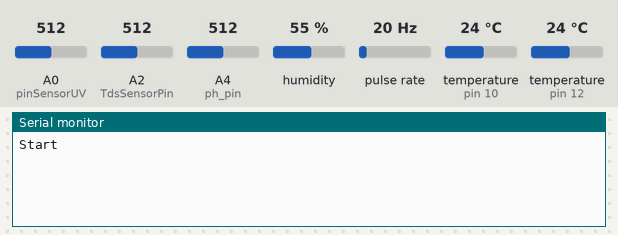
The sketch below on a simulated Arduino Uno, built with avr-gcc and run on an emulated ATmega328P. Shown: the last lines printed to the serial monitor. Wiring (inferred from the names in the program): pulse sensor: data pin 2. Inputs (shaded band) come from the test bench; at power-on: humidity 55 %, pulse rate 20 Hz, temperature (sensors on pin 12, pin 10) 24 °C, A0 (pinSensorUV) = 512, A2 (TdsSensorPin) = 512, A4 (ph_pin) = 512.

Above: at 1.2 s.
1.3 s: humidity set to 22 %
At 3.1 s:
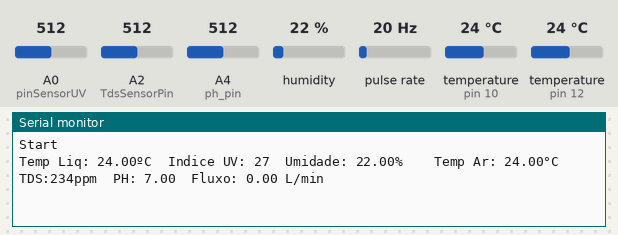
6.0 s: pulse rate (sensor on pin 2) set to 4 Hz
At 6.9 s:
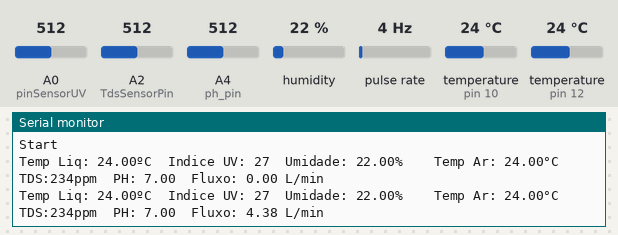
7.5 s: temperature (sensor on pin 12) set to 12 °C
At 7.5 s:
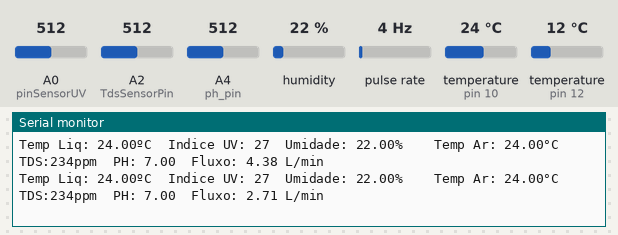
9.0 s: A0 (pinSensorUV) set to 716
At 10.4 s:
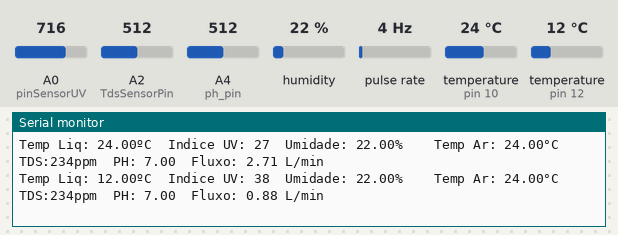
10.5 s: A2 (TdsSensorPin) set to 716
12.0 s: A4 (ph_pin) set to 716
At 14.2 s:
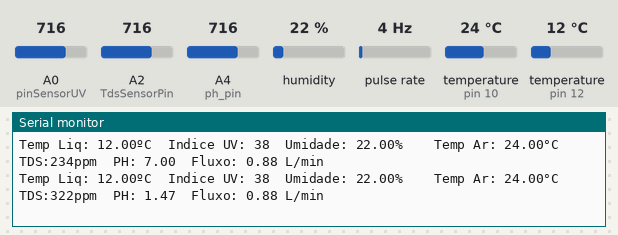

The sketch:

todossensores.ino
```cpp
//Bibliotecas
#include <OneWire.h>
#include <DallasTemperature.h>
#include "DHT.h"
#include <EEPROM.h>
#include "GravityTDS.h"

//Declaracoes do termometro----------------------------
const int PINO_ONEWIRE = 12; // Define pino do sensor
OneWire oneWire(PINO_ONEWIRE); // Cria um objeto OneWire
DallasTemperature sensor(&oneWire); // Informa a referencia da biblioteca dallas temperature para Biblioteca onewire
DeviceAddress endereco_temp; // Cria um endereco temporario da leitura do sensor
//-----------------------------------------------------

//Declaracoes do indice UV----------------------------
int leituraUV=0; // VARIÁVEL PARA ARMAZENAR A LEITURA DA PORTA ANALÓGICA
byte indiceUV=0; // VARIÁVEL PARA ARMAZENAR A CONVERSÃO PARA INDICE UV
#define pinSensorUV    A0
//-----------------------------------------------------

//Declaracoes do sensor de umidade---------------------
#define DHTPIN 10     // Digital pin connected to the DHT sensor
#define DHTTYPE DHT22   // DHT 22  (AM2302), AM2321
DHT dht(DHTPIN, DHTTYPE);
//-----------------------------------------------------

//Declaracoes do sensor TDS----------------------------
#define TdsSensorPin A2
GravityTDS gravityTds;
float temperature = 25;
float tdsValue = 0;
//-----------------------------------------------------

//Declaracoes do sensor de PH----------------------------
//Para calibrar o sensor de pH é necessario seguir os seguintes passos
//1º - Medir voltagem do sensor no vinagre (pH 3) e no alvejante(pH 13)
//2º - Tirar a equação da reta em https://pt.symbolab.com/solver/line-equation-calculator
//3º - Altera os valores de valor_calibracao e multi de acordo com a equação
//Caso não tenha os materiais, é possivel calibrar utilizando outros elementos, cujo saiba o pH
//Se for possível calibrar o potenciometro do analogico utilizado em 2.5V a fórmula é -5.7 * X -21.24

int ph_pin = A4;
//float valor_calibracao = 21.34;
float valor_calibracao = 26.8;
//float multi = -5.7;
float multi = -5.7;
//-----------------------------------------------------

//Declaracoes do sensor de Vazao-----------------------
//definicao do pino do sensor e de interrupcao
const int INTERRUPCAO_SENSOR = 0; //interrupt = 0 equivale ao pino digital 2
const int PINO_SENSORVZ = 2;

//definicao da variavel de contagem de voltas
unsigned long contador = 0;

//definicao do fator de calibracao para conversao do valor lido
const float FATOR_CALIBRACAO = 4.5;

//definicao das variaveis de fluxo
float fluxo = 0;

//definicao da variavel de intervalo de tempo
unsigned long tempo_antes = 0;
//-----------------------------------------------------


void setup() {
  Serial.begin(9600); // Inicia a porta serial
  pinMode(pinSensorUV, INPUT); //pinMode do indice de UV em INPUT
  pinMode(PINO_SENSORVZ, INPUT_PULLUP);
  Serial.println("Start"); // Imprime a mensagem inicial
  dht.begin();
  gravityTds.setPin(TdsSensorPin);
  gravityTds.setAref(5.0);  //reference voltage on ADC, default 5.0V on Arduino UNO
  gravityTds.setAdcRange(4096);  //1024 for 10bit ADC;4096 for 12bit ADC
  gravityTds.begin();  //initialization
  sensor.begin(); // Inicia o sensor
}

void loop() {
  delay(1000);
  //Pegando Temperatura do termometro que vai estar no liquido
  sensor.requestTemperatures(); // Envia comando para realizar a conversão de temperatura
  if (!sensor.getAddress(endereco_temp,0)) { // Encontra o endereco do sensor no barramento
    Serial.println("SENSOR NAO CONECTADO"); // Sensor conectado, imprime mensagem de erro
  } else {
    Serial.print("Temp Liq: "); // Imprime a temperatura no monitor serial
    Serial.print(sensor.getTempC(endereco_temp), 2);
    Serial.print("ºC");// Busca temperatura para dispositivo
  }

  //Pegando indice UV
  leituraUV = analogRead(pinSensorUV); // REALIZA A LEITURA DA PORTA ANALÓGICA
  indiceUV = map(leituraUV, 0,203,0,11) ; // CONVERTE A FAIXA DE SINAL DO SENSOR DE 0V A 1V PARA O INDICE UV DE 0 A 10.
  Serial.print("\tIndice UV: ");
  Serial.print(indiceUV);

  //Pegando umidade e temperatura do ar
  float umidade = dht.readHumidity();
  float temp = dht.readTemperature();
  Serial.print(F("\tUmidade: "));
  Serial.print(umidade);
  Serial.print(F("%\t\tTemp Ar: "));
  Serial.print(temp);
  Serial.print(F("°C "));

  //Pegando TDS
  gravityTds.setTemperature(temperature);  // set the temperature and execute temperature compensation
  gravityTds.update();  //sample and calculate
  tdsValue = gravityTds.getTdsValue();  // then get the value
  Serial.print("\tTDS:");
  Serial.print(tdsValue,0);
  Serial.print("ppm");

  //Pegando o PH

  int measure = analogRead(ph_pin);
  //Serial.print("Measure: ");
  //Serial.print(measure);
  double voltage = 5 / 1024.0 * measure;
  /*
  Serial.print("\tVoltage: ");
  Serial.print(voltage, 3);
*/

  //se tiver calibrado em 2.5V, use este
  float Po = 7 + ((2.5 - voltage) / 0.18);
  Serial.print("\tPH: ");
  Serial.print(Po, 2);
  Serial.print("");
  //caso contrario use este
  /*
  float Ph2 = multi * voltage + valor_calibracao;
  Serial.print("\tPH2: ");
  Serial.print(Ph2, 3);
  Serial.println("");
  */

  //Pega valor de Vazao
  //executa a contagem de pulsos uma vez por segundo
  if((millis() - tempo_antes) > 1000){

    detachInterrupt(INTERRUPCAO_SENSOR); //desabilita a interrupcao para realizar a conversao do valor de pulsos

    fluxo = ((1000.0 / (millis() - tempo_antes)) * contador) / FATOR_CALIBRACAO; //conversao do valor de pulsos para L/min

    //exibicao do valor de fluxo
    Serial.print("\tFluxo: ");
    Serial.print(fluxo);
    Serial.println(" L/min");

    contador = 0; //reinicializacao do contador de pulsos

    tempo_antes = millis(); //atualizacao da variavel tempo_antes

    attachInterrupt(INTERRUPCAO_SENSOR, contador_pulso, FALLING); //contagem de pulsos do sensor

  }
  delay(1000);
}

void contador_pulso() {
  contador++;
}
```

Measured:
- after the input at 1.3 s, the serial monitor: prints a new line after 0.48 s (image 1)
- after the input at 9.0 s, the serial monitor: prints a new line after 1.2 s (image 4)
- after the input at 12.0 s, the serial monitor: prints a new line after 1.0 s (image 5)
